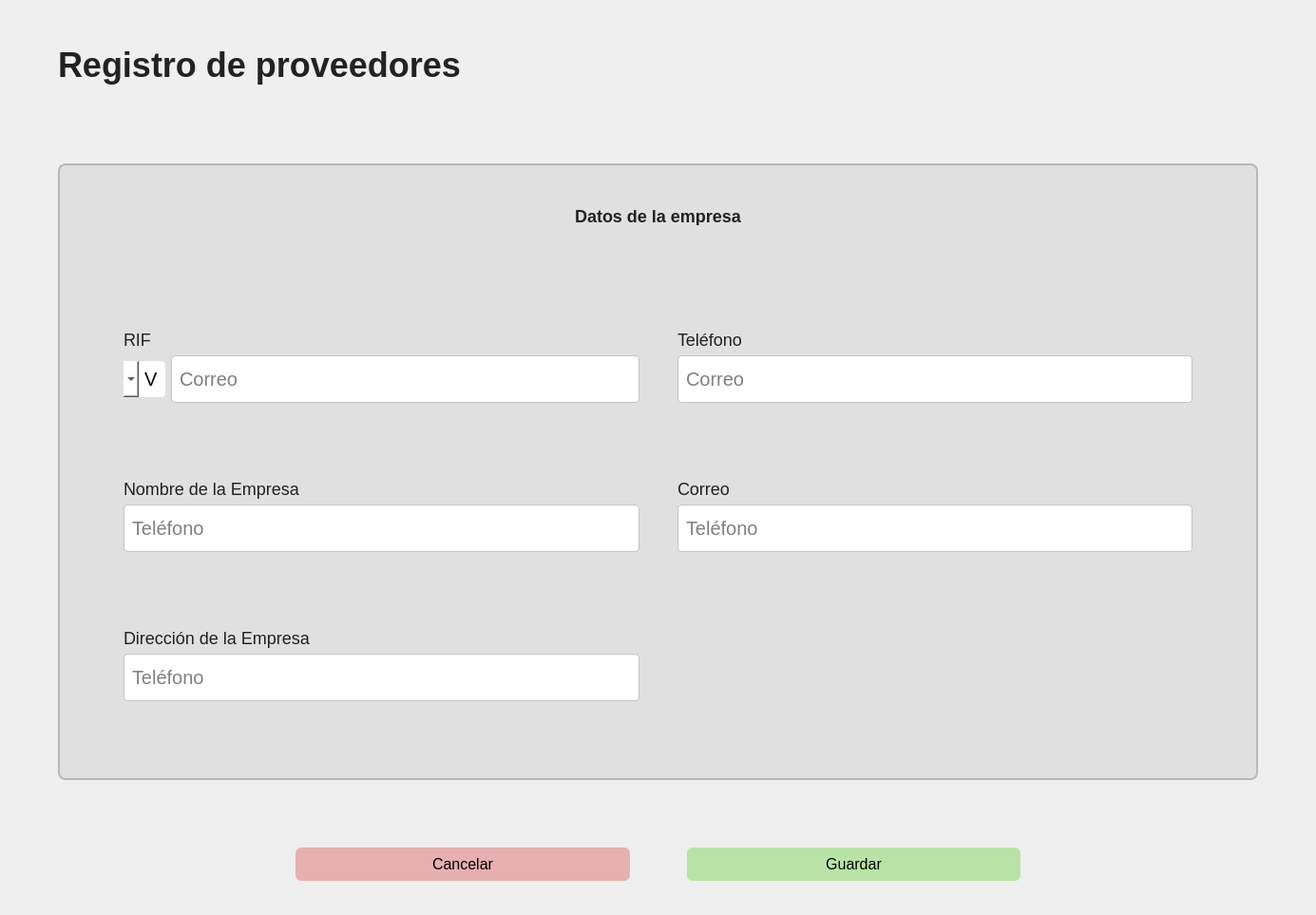
<?xml version="1.0" encoding="UTF-8"?>
<ui version="4.0">
 <class>Form</class>
 <widget class="QWidget" name="Form">
  <property name="geometry">
   <rect>
    <x>0</x>
    <y>0</y>
    <width>1385</width>
    <height>963</height>
   </rect>
  </property>
  <property name="windowTitle">
   <string>Form</string>
  </property>
  <property name="styleSheet">
   <string notr="true">#lineFake, #lineEditTelefonoEmpresa_2{
    background: white;
    border-radius: 4px;
    padding: 6px;
    border: 1px solid #c4c4c4;
    font-size: 20px;
background-color:transparent;
border:none;
}
#comboBox{
    border-radius: 4px;
    padding: 6px;
    border: 1px solid #c4c4c4;
    font-size: 20px;
border:none;
}
#mainWindow {
	font-family: Arial;
}

QLabel {
    font-size: 18px;
    color: #222;
}

#labelAdd{
	font-size:24px;
}

#menu {
    background: #eee;
    border-bottom: 1.5px solid #bdbdbd;
}

#menu QLabel {
    font-size: 16px;
    color: #222;
}

#menu QWidget:hover {
    background: #e0e0e0;
}

#menu QWidget[active=&quot;true&quot;] {
    background: #ffffff;
    border-bottom: 3px solid #487c7e;
}

#menu QWidget[active=&quot;true&quot;] QLabel {
    font-weight: bold;
}

#menu QWidget {
    border-right: 1px solid #bdbdbd;
    border-left: 1px solid #bdbdbd;

}

QLineEdit {
    background: white;
    border-radius: 4px;
    padding: 6px;
    border: 1px solid #c4c4c4;
    font-size: 20px;
}

QLineEdit:focus {
    border: 1px solid #487c7e;
}

QLabel#labelTituloProveedores{
    font-size: 36px;
    font-weight: 600;
    color: #222;
}

QPushButton#btnAdd {
    background: transparent;
    font-size: 36px;
    color: #222;
    border: none;
}
QPushButton#btnAdd:hover {
    color: #444;
}

QToolButton {
    background: transparent;
    border: none;
}
QToolButton:hover {
    background: #dcdcdc;
    border-radius: 4px;
}

QPushButton#btnBack {
    background: transparent;
    border: none;
    font-size: 36px;
    color: #222;
}
QPushButton#btnBack:hover {
    color: #555;
}


QTableWidget {
    background: #eee;
    gridline-color: transparent;
    border-radius: 8px;
    font-size: 14px;
    color: #222;
}

QHeaderView::section {
    background: #eee;
    padding: 6px 4px;
    font-weight: bold;
    border: 1px solid #b4b4b4;
}

QTableWidget::item {
    padding: 6px;
}

QTableWidget::item:selected {
    background: #c6d3d6;
    color: #000;
}

QScrollBar:vertical,
QScrollBar:horizontal {
    background: #dcdcdc;
    border-radius: 4px;
}

QScrollBar::handle {
    background: #aaaaaa;
    border-radius: 4px;
}
QScrollBar::handle:hover {
    background: #888888;
}

#tablaContenedor {
    background: #7835ff;
    border-radius: 10px;
    padding: 8px;
}

QPushButton#btnAddProducto,
QPushButton#btnRemoveProducto {
    background: transparent;
    border: none;
    font-size: 22px;
    font-weight: bold;
}

QPushButton#btnAddProducto:hover,
QPushButton#btnRemoveProducto:hover {
    color: #487c7e;
}

QPushButton#btnCancelar {
    background: #e7b0b0;
    border: none;
    border-radius: 6px;
    padding: 8px 26px;
    font-size: 16px;
}

QPushButton#btnCancelar:hover {
    background: #d59a9a;
}

QPushButton#btnGuardar {
    background: #b9e3a6;
    border: none;
    border-radius: 6px;
    padding: 8px 26px;
    font-size: 16px;
}

QPushButton#btnGuardar:hover {
    background: #a3d68c;
}

#panelRegistro {
    background: #e0e0e0;
    border-radius: 8px;
	border: 1.5px solid #b8b8b8;
    padding: 16px;
}
</string>
  </property>
  <layout class="QHBoxLayout" name="horizontalLayout_3">
   <item>
    <layout class="QVBoxLayout" name="verticalLayout" stretch="0">
     <item>
      <layout class="QVBoxLayout" name="verticalLayout_2" stretch="1,1,10,1,1">
       <property name="leftMargin">
        <number>50</number>
       </property>
       <property name="topMargin">
        <number>25</number>
       </property>
       <property name="rightMargin">
        <number>50</number>
       </property>
       <property name="bottomMargin">
        <number>25</number>
       </property>
       <item>
        <layout class="QHBoxLayout" name="horizontalLayout_2" stretch="3">
         <item>
          <widget class="QLabel" name="labelTituloProveedores">
           <property name="text">
            <string>Registro de proveedores</string>
           </property>
          </widget>
         </item>
        </layout>
       </item>
       <item>
        <spacer name="verticalSpacer_2">
         <property name="orientation">
          <enum>Qt::Vertical</enum>
         </property>
         <property name="sizeHint" stdset="0">
          <size>
           <width>20</width>
           <height>40</height>
          </size>
         </property>
        </spacer>
       </item>
       <item>
        <widget class="QWidget" name="panelRegistro" native="true">
         <layout class="QHBoxLayout" name="horizontalLayout_4">
          <property name="spacing">
           <number>45</number>
          </property>
          <item>
           <layout class="QVBoxLayout" name="verticalLayout_4" stretch="5,5,5,75">
            <property name="spacing">
             <number>0</number>
            </property>
            <property name="bottomMargin">
             <number>0</number>
            </property>
            <item>
             <spacer name="verticalSpacer_6">
              <property name="orientation">
               <enum>Qt::Vertical</enum>
              </property>
              <property name="sizeType">
               <enum>QSizePolicy::Minimum</enum>
              </property>
              <property name="sizeHint" stdset="0">
               <size>
                <width>20</width>
                <height>10</height>
               </size>
              </property>
             </spacer>
            </item>
            <item>
             <widget class="QLabel" name="labelDatos">
              <property name="sizePolicy">
               <sizepolicy hsizetype="Preferred" vsizetype="Minimum">
                <horstretch>0</horstretch>
                <verstretch>0</verstretch>
               </sizepolicy>
              </property>
              <property name="maximumSize">
               <size>
                <width>16777215</width>
                <height>20</height>
               </size>
              </property>
              <property name="font">
               <font>
                <pointsize>-1</pointsize>
                <weight>75</weight>
                <bold>true</bold>
               </font>
              </property>
              <property name="text">
               <string>Datos de la empresa</string>
              </property>
              <property name="textFormat">
               <enum>Qt::MarkdownText</enum>
              </property>
              <property name="alignment">
               <set>Qt::AlignCenter</set>
              </property>
             </widget>
            </item>
            <item>
             <spacer name="verticalSpacer_3">
              <property name="orientation">
               <enum>Qt::Vertical</enum>
              </property>
              <property name="sizeType">
               <enum>QSizePolicy::Minimum</enum>
              </property>
              <property name="sizeHint" stdset="0">
               <size>
                <width>20</width>
                <height>10</height>
               </size>
              </property>
             </spacer>
            </item>
            <item>
             <layout class="QHBoxLayout" name="horizontalLayout">
              <property name="spacing">
               <number>40</number>
              </property>
              <property name="leftMargin">
               <number>60</number>
              </property>
              <property name="rightMargin">
               <number>60</number>
              </property>
              <item>
               <layout class="QVBoxLayout" name="verticalLayout_3" stretch="0">
                <property name="rightMargin">
                 <number>0</number>
                </property>
                <item>
                 <layout class="QVBoxLayout" name="verticalLayout_7" stretch="1,0,0,1,0,0,1,0,0,1">
                  <property name="spacing">
                   <number>6</number>
                  </property>
                  <item>
                   <spacer name="verticalSpacer_9">
                    <property name="orientation">
                     <enum>Qt::Vertical</enum>
                    </property>
                    <property name="sizeHint" stdset="0">
                     <size>
                      <width>20</width>
                      <height>40</height>
                     </size>
                    </property>
                   </spacer>
                  </item>
                  <item>
                   <widget class="QLabel" name="label_7">
                    <property name="text">
                     <string>RIF</string>
                    </property>
                   </widget>
                  </item>
                  <item>
                   <layout class="QHBoxLayout" name="horizontalLayout_6">
                    <property name="bottomMargin">
                     <number>0</number>
                    </property>
                    <item>
                     <widget class="QComboBox" name="comboBox">
                      <property name="layoutDirection">
                       <enum>Qt::RightToLeft</enum>
                      </property>
                      <property name="styleSheet">
                       <string notr="true"> text-align: center;
color:black;
background-color:white;
</string>
                      </property>
                      <property name="insertPolicy">
                       <enum>QComboBox::InsertAtBottom</enum>
                      </property>
                      <item>
                       <property name="text">
                        <string>V</string>
                       </property>
                      </item>
                      <item>
                       <property name="text">
                        <string>J</string>
                       </property>
                      </item>
                      <item>
                       <property name="text">
                        <string>G</string>
                       </property>
                      </item>
                     </widget>
                    </item>
                    <item>
                     <widget class="QLineEdit" name="lineEditRIFEmpresa">
                      <property name="sizePolicy">
                       <sizepolicy hsizetype="Expanding" vsizetype="Fixed">
                        <horstretch>0</horstretch>
                        <verstretch>0</verstretch>
                       </sizepolicy>
                      </property>
                      <property name="minimumSize">
                       <size>
                        <width>0</width>
                        <height>50</height>
                       </size>
                      </property>
                      <property name="placeholderText">
                       <string>Correo</string>
                      </property>
                     </widget>
                    </item>
                   </layout>
                  </item>
                  <item>
                   <spacer name="verticalSpacer_10">
                    <property name="orientation">
                     <enum>Qt::Vertical</enum>
                    </property>
                    <property name="sizeHint" stdset="0">
                     <size>
                      <width>20</width>
                      <height>40</height>
                     </size>
                    </property>
                   </spacer>
                  </item>
                  <item>
                   <widget class="QLabel" name="label_11">
                    <property name="text">
                     <string>Nombre de la Empresa</string>
                    </property>
                   </widget>
                  </item>
                  <item>
                   <widget class="QLineEdit" name="lineEditNameEmpresa">
                    <property name="sizePolicy">
                     <sizepolicy hsizetype="Expanding" vsizetype="Fixed">
                      <horstretch>0</horstretch>
                      <verstretch>0</verstretch>
                     </sizepolicy>
                    </property>
                    <property name="minimumSize">
                     <size>
                      <width>0</width>
                      <height>50</height>
                     </size>
                    </property>
                    <property name="placeholderText">
                     <string>Teléfono</string>
                    </property>
                   </widget>
                  </item>
                  <item>
                   <spacer name="verticalSpacer_12">
                    <property name="orientation">
                     <enum>Qt::Vertical</enum>
                    </property>
                    <property name="sizeHint" stdset="0">
                     <size>
                      <width>20</width>
                      <height>40</height>
                     </size>
                    </property>
                   </spacer>
                  </item>
                  <item>
                   <widget class="QLabel" name="label_12">
                    <property name="text">
                     <string>Dirección de la Empresa</string>
                    </property>
                   </widget>
                  </item>
                  <item>
                   <widget class="QLineEdit" name="lineEditDireccionEmpresa">
                    <property name="sizePolicy">
                     <sizepolicy hsizetype="Expanding" vsizetype="Fixed">
                      <horstretch>0</horstretch>
                      <verstretch>0</verstretch>
                     </sizepolicy>
                    </property>
                    <property name="minimumSize">
                     <size>
                      <width>0</width>
                      <height>50</height>
                     </size>
                    </property>
                    <property name="placeholderText">
                     <string>Teléfono</string>
                    </property>
                   </widget>
                  </item>
                  <item>
                   <spacer name="verticalSpacer_17">
                    <property name="orientation">
                     <enum>Qt::Vertical</enum>
                    </property>
                    <property name="sizeHint" stdset="0">
                     <size>
                      <width>20</width>
                      <height>40</height>
                     </size>
                    </property>
                   </spacer>
                  </item>
                 </layout>
                </item>
               </layout>
              </item>
              <item>
               <layout class="QVBoxLayout" name="verticalLayout_5" stretch="1,0,1,1,0,0,1,0,0,1">
                <property name="spacing">
                 <number>6</number>
                </property>
                <item>
                 <spacer name="verticalSpacer_5">
                  <property name="orientation">
                   <enum>Qt::Vertical</enum>
                  </property>
                  <property name="sizeHint" stdset="0">
                   <size>
                    <width>20</width>
                    <height>40</height>
                   </size>
                  </property>
                 </spacer>
                </item>
                <item>
                 <widget class="QLabel" name="label_5">
                  <property name="text">
                   <string>Teléfono</string>
                  </property>
                 </widget>
                </item>
                <item>
                 <widget class="QLineEdit" name="lineEditTelefonoEmpresa">
                  <property name="sizePolicy">
                   <sizepolicy hsizetype="Expanding" vsizetype="Fixed">
                    <horstretch>0</horstretch>
                    <verstretch>0</verstretch>
                   </sizepolicy>
                  </property>
                  <property name="minimumSize">
                   <size>
                    <width>0</width>
                    <height>50</height>
                   </size>
                  </property>
                  <property name="placeholderText">
                   <string>Correo</string>
                  </property>
                 </widget>
                </item>
                <item>
                 <spacer name="verticalSpacer_8">
                  <property name="orientation">
                   <enum>Qt::Vertical</enum>
                  </property>
                  <property name="sizeHint" stdset="0">
                   <size>
                    <width>20</width>
                    <height>40</height>
                   </size>
                  </property>
                 </spacer>
                </item>
                <item>
                 <widget class="QLabel" name="label_4">
                  <property name="text">
                   <string>Correo</string>
                  </property>
                 </widget>
                </item>
                <item>
                 <widget class="QLineEdit" name="lineEditCorreoEmpresa">
                  <property name="sizePolicy">
                   <sizepolicy hsizetype="Expanding" vsizetype="Fixed">
                    <horstretch>0</horstretch>
                    <verstretch>0</verstretch>
                   </sizepolicy>
                  </property>
                  <property name="minimumSize">
                   <size>
                    <width>0</width>
                    <height>50</height>
                   </size>
                  </property>
                  <property name="placeholderText">
                   <string>Teléfono</string>
                  </property>
                 </widget>
                </item>
                <item>
                 <spacer name="verticalSpacer_7">
                  <property name="orientation">
                   <enum>Qt::Vertical</enum>
                  </property>
                  <property name="sizeHint" stdset="0">
                   <size>
                    <width>20</width>
                    <height>40</height>
                   </size>
                  </property>
                 </spacer>
                </item>
                <item>
                 <widget class="QLabel" name="label_6">
                  <property name="text">
                   <string/>
                  </property>
                 </widget>
                </item>
                <item>
                 <widget class="QLineEdit" name="lineEditTelefonoEmpresa_2">
                  <property name="sizePolicy">
                   <sizepolicy hsizetype="Expanding" vsizetype="Fixed">
                    <horstretch>0</horstretch>
                    <verstretch>0</verstretch>
                   </sizepolicy>
                  </property>
                  <property name="minimumSize">
                   <size>
                    <width>0</width>
                    <height>50</height>
                   </size>
                  </property>
                  <property name="placeholderText">
                   <string/>
                  </property>
                 </widget>
                </item>
                <item>
                 <spacer name="verticalSpacer_11">
                  <property name="orientation">
                   <enum>Qt::Vertical</enum>
                  </property>
                  <property name="sizeHint" stdset="0">
                   <size>
                    <width>20</width>
                    <height>40</height>
                   </size>
                  </property>
                 </spacer>
                </item>
               </layout>
              </item>
             </layout>
            </item>
           </layout>
          </item>
         </layout>
        </widget>
       </item>
       <item>
        <spacer name="verticalSpacer">
         <property name="orientation">
          <enum>Qt::Vertical</enum>
         </property>
         <property name="sizeHint" stdset="0">
          <size>
           <width>20</width>
           <height>40</height>
          </size>
         </property>
        </spacer>
       </item>
       <item>
        <layout class="QHBoxLayout" name="horizontalLayout_5">
         <property name="spacing">
          <number>60</number>
         </property>
         <property name="leftMargin">
          <number>250</number>
         </property>
         <property name="rightMargin">
          <number>250</number>
         </property>
         <property name="bottomMargin">
          <number>0</number>
         </property>
         <item>
          <widget class="QPushButton" name="btnCancelar">
           <property name="text">
            <string>Cancelar</string>
           </property>
          </widget>
         </item>
         <item>
          <widget class="QPushButton" name="btnGuardar">
           <property name="text">
            <string>Guardar</string>
           </property>
          </widget>
         </item>
        </layout>
       </item>
      </layout>
     </item>
    </layout>
   </item>
  </layout>
 </widget>
 <resources/>
 <connections/>
</ui>
